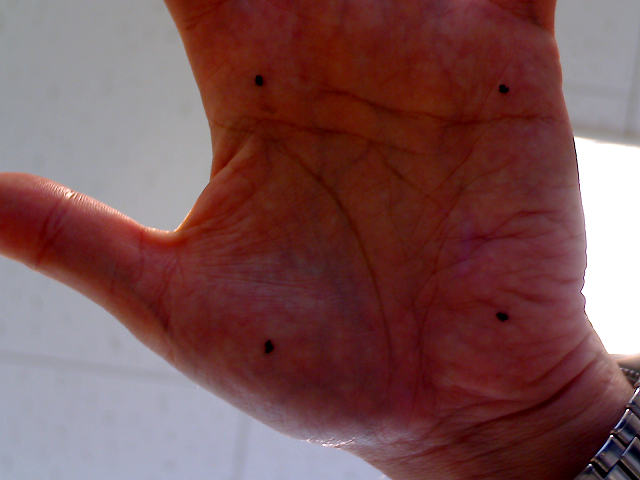
%> input picture 0.bmp, 640 x 480 px
$ octave duplication.m   (GNU Octave 9; MATLAB toolbox functions it lacks are replaced by stand-ins)
%> lines starting %> are read from the running program, lines starting %| are printed output that depends on the picture

file_name = uigetfile('*');
%> the answer given: 0.bmp
IMG = imread(file_name);
%> IMG is the input picture: size 480x640x3 uint8; mean R, G, B 122.1, 81.8, 82.7

ORG0 = IMG(:,1:256,:);
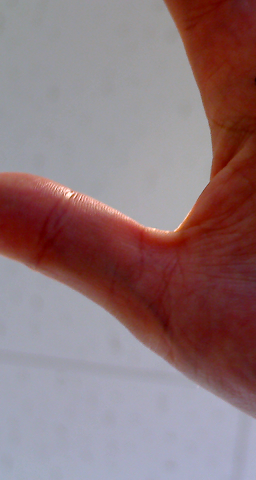
%> ORG0: size 480x256x3 uint8; mean R, G, B 143.3, 117.9, 121.4
ORG = IMG(:,257:512,:);
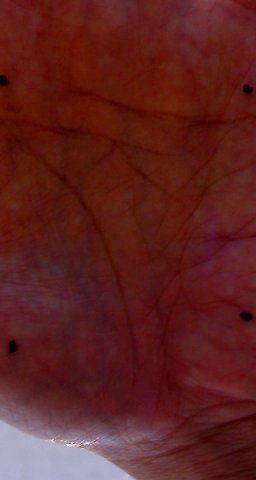
%> ORG: size 480x256x3 uint8; mean R, G, B 93.8, 34.4, 31.7

for i=1:9
    deg = rand*60-30; % -30度から30度まで回転s
    IMG0 = imrotate(ORG0,deg);
    IMG = imrotate(ORG,deg);

    imagesc(IMG); colorbar; axis image;
%> (the run ends here)

$ run again, on 1.bmp
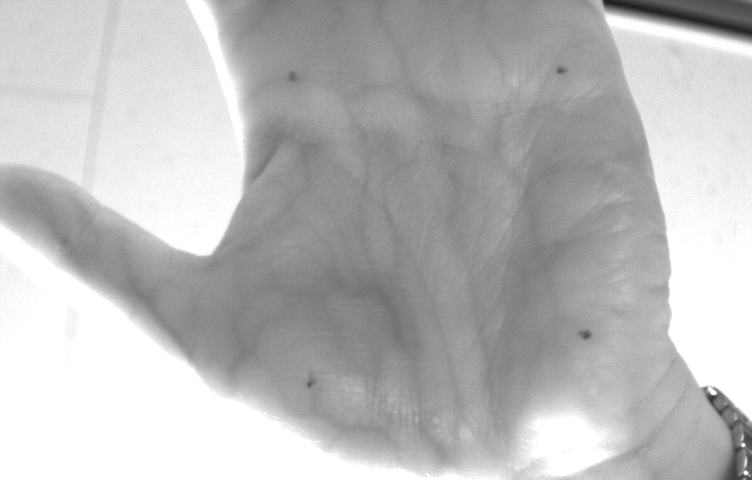
%> input picture 1.bmp, 752 x 480 px
%> IMG is the input picture: size 480x752x3 uint8; min 31, max 255, mean 186.5
%> `ORG = IMG(:,257:512,:);`:
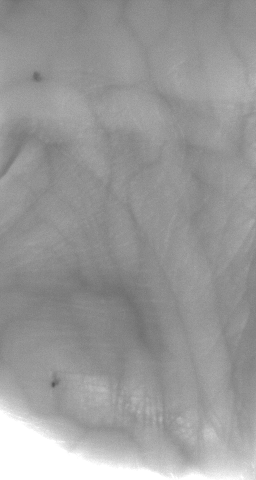
%> ORG: size 480x256x3 uint8; min 84, max 255, mean 153.4

$ run again, on 10000021.bmp
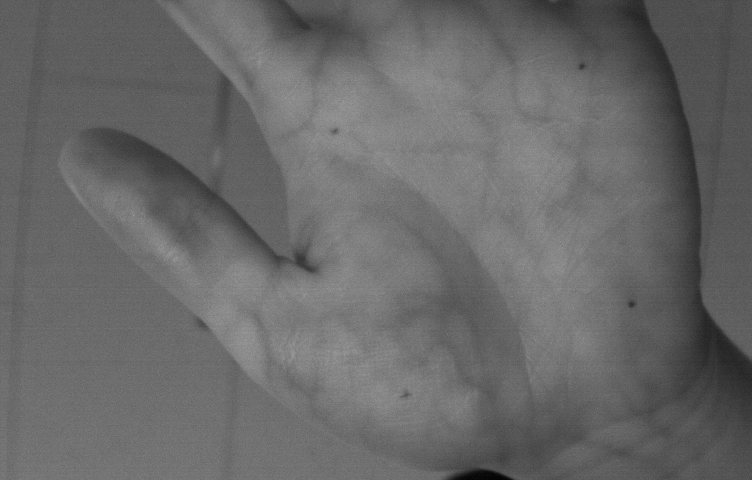
%> input picture 10000021.bmp, 752 x 480 px
%> IMG is the input picture: size 480x752x3 uint8; min 1, max 153, mean 104.4
%> `ORG = IMG(:,257:512,:);`:
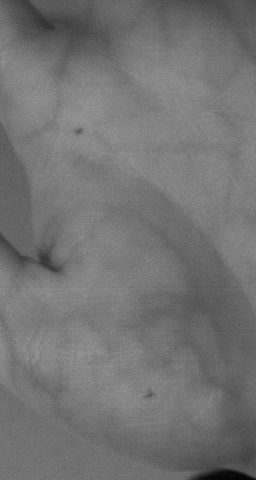
%> ORG: size 480x256x3 uint8; min 1, max 153, mean 114.9
